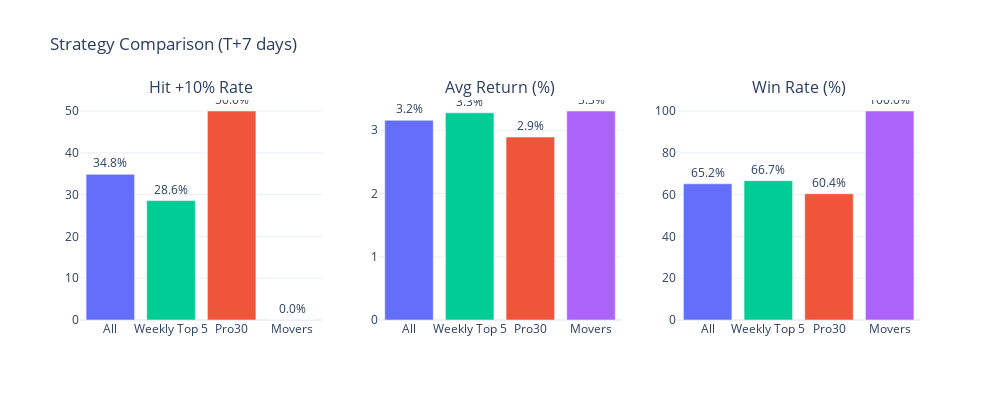

The notebook cell this image was saved under:
### Code cell
# ═══════════════════════════════════════════════════════════════════════════════
# 3. STRATEGY COMPARISON
# ═══════════════════════════════════════════════════════════════════════════════

print(f"📊 Strategy Comparison (T+{PRIMARY_PERIOD} days):")
print("="*60)
strategy_df = compute_strategy_comparison(backtest_df, period=PRIMARY_PERIOD)
display(strategy_df)

plot_strategy_comparison(backtest_df, period=PRIMARY_PERIOD)

### Figure 1 — Plotly figure (JSON) as saved in the notebook; plotly's stock layout.template omitted (floating-point values rounded to 4 significant figures)
{"data": [{"marker": {"color": ["#636EFA", "#00CC96", "#EF553B", "#AB63FA"]}, "showlegend": false, "text": ["34.8%", "28.6%", "50.0%", "0.0%"], "textposition": "outside", "type": "bar", "x": ["All", "Weekly Top 5", "Pro30", "Movers"], "xaxis": "x", "y": [34.84, 28.57, 50.0, 0.0], "yaxis": "y"}, {"marker": {"color": ["#636EFA", "#00CC96", "#EF553B", "#AB63FA"]}, "showlegend": false, "text": ["3.2%", "3.3%", "2.9%", "3.3%"], "textposition": "outside", "type": "bar", "x": ["All", "Weekly Top 5", "Pro30", "Movers"], "xaxis": "x2", "y": [3.158, 3.276, 2.893, 3.305], "yaxis": "y2"}, {"marker": {"color": ["#636EFA", "#00CC96", "#EF553B", "#AB63FA"]}, "showlegend": false, "text": ["65.2%", "66.7%", "60.4%", "100.0%"], "textposition": "outside", "type": "bar", "x": ["All", "Weekly Top 5", "Pro30", "Movers"], "xaxis": "x3", "y": [65.16, 66.67, 60.42, 100.0], "yaxis": "y3"}], "layout": {"annotations": [{"font": {"size": 16}, "showarrow": false, "text": "Hit +10% Rate", "x": 0.1444, "xanchor": "center", "xref": "paper", "y": 1, "yanchor": "bottom", "yref": "paper"}, {"font": {"size": 16}, "showarrow": false, "text": "Avg Return (%)", "x": 0.5, "xanchor": "center", "xref": "paper", "y": 1, "yanchor": "bottom", "yref": "paper"}, {"font": {"size": 16}, "showarrow": false, "text": "Win Rate (%)", "x": 0.8556, "xanchor": "center", "xref": "paper", "y": 1, "yanchor": "bottom", "yref": "paper"}], "height": 400, "title": {"text": "Strategy Comparison (T+7 days)"}, "width": 1000, "xaxis": {"anchor": "y", "domain": [0, 0.2889]}, "xaxis2": {"anchor": "y2", "domain": [0.3556, 0.6444]}, "xaxis3": {"anchor": "y3", "domain": [0.7111, 1]}, "yaxis": {"anchor": "x", "domain": [0, 1]}, "yaxis2": {"anchor": "x2", "domain": [0, 1]}, "yaxis3": {"anchor": "x3", "domain": [0, 1]}}}
